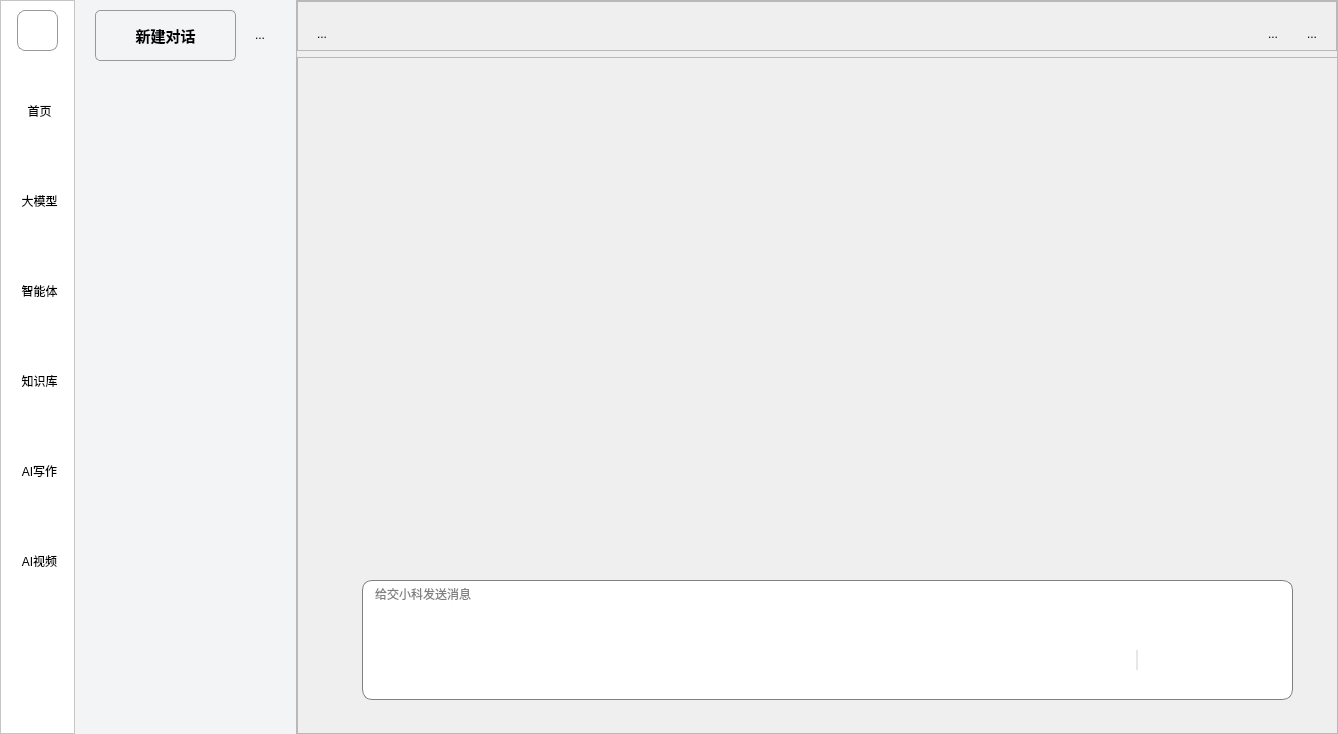
<?xml version="1.0" encoding="UTF-8"?>
<ui version="4.0">
 <class>Widget</class>
 <widget class="QWidget" name="Widget">
  <property name="geometry">
   <rect>
    <x>0</x>
    <y>0</y>
    <width>1338</width>
    <height>734</height>
   </rect>
  </property>
  <property name="minimumSize">
   <size>
    <width>1338</width>
    <height>734</height>
   </size>
  </property>
  <property name="windowTitle">
   <string>Widget</string>
  </property>
  <layout class="QHBoxLayout" name="horizontalLayout">
   <property name="spacing">
    <number>0</number>
   </property>
   <property name="leftMargin">
    <number>0</number>
   </property>
   <property name="topMargin">
    <number>0</number>
   </property>
   <property name="rightMargin">
    <number>0</number>
   </property>
   <property name="bottomMargin">
    <number>0</number>
   </property>
   <item>
    <widget class="QFrame" name="frame_2">
     <property name="minimumSize">
      <size>
       <width>75</width>
       <height>734</height>
      </size>
     </property>
     <property name="maximumSize">
      <size>
       <width>75</width>
       <height>16777215</height>
      </size>
     </property>
     <property name="styleSheet">
      <string notr="true">background-color: #FFFFFF;</string>
     </property>
     <property name="frameShape">
      <enum>QFrame::StyledPanel</enum>
     </property>
     <property name="frameShadow">
      <enum>QFrame::Raised</enum>
     </property>
     <property name="lineWidth">
      <number>2</number>
     </property>
     <layout class="QVBoxLayout" name="verticalLayout">
      <property name="spacing">
       <number>25</number>
      </property>
      <property name="leftMargin">
       <number>11</number>
      </property>
      <property name="rightMargin">
       <number>11</number>
      </property>
      <item alignment="Qt::AlignHCenter|Qt::AlignVCenter">
       <widget class="QPushButton" name="pushButton_4">
        <property name="minimumSize">
         <size>
          <width>41</width>
          <height>41</height>
         </size>
        </property>
        <property name="maximumSize">
         <size>
          <width>41</width>
          <height>41</height>
         </size>
        </property>
        <property name="styleSheet">
         <string notr="true">border: 1px solid #999;
border-radius: 8px;
</string>
        </property>
        <property name="text">
         <string/>
        </property>
        <property name="icon">
         <iconset resource="resource.qrc">
          <normaloff>:/pic/20250815090415.png</normaloff>:/pic/20250815090415.png</iconset>
        </property>
        <property name="iconSize">
         <size>
          <width>30</width>
          <height>30</height>
         </size>
        </property>
       </widget>
      </item>
      <item alignment="Qt::AlignHCenter|Qt::AlignVCenter">
       <widget class="QToolButton" name="toolButton_3">
        <property name="minimumSize">
         <size>
          <width>55</width>
          <height>65</height>
         </size>
        </property>
        <property name="cursor">
         <cursorShape>ArrowCursor</cursorShape>
        </property>
        <property name="styleSheet">
         <string notr="true">/* border: 1px solid #999; */
QToolButton {
    /* * 正常状态：
     * 1. 背景色设为透明
     * 2. 移除默认边框
     */
    background-color: transparent;
    border: none;
    border-radius: 8px; /* 保留您的圆角 */
	padding-top: 5px;
}
QToolButton:hover {
    background-color: #EBEBEB;
border: 1px solid #CCCCCC;
padding-top: 5px;
}</string>
        </property>
        <property name="text">
         <string>首页</string>
        </property>
        <property name="icon">
         <iconset resource="resource.qrc">
          <normaloff>:/pic/img/切图 79@2x.png</normaloff>:/pic/img/切图 79@2x.png</iconset>
        </property>
        <property name="iconSize">
         <size>
          <width>30</width>
          <height>30</height>
         </size>
        </property>
        <property name="toolButtonStyle">
         <enum>Qt::ToolButtonTextUnderIcon</enum>
        </property>
       </widget>
      </item>
      <item>
       <widget class="QToolButton" name="toolButton">
        <property name="minimumSize">
         <size>
          <width>55</width>
          <height>65</height>
         </size>
        </property>
        <property name="styleSheet">
         <string notr="true">/* border: 1px solid #999; */
QToolButton {
    /* * 正常状态：
     * 1. 背景色设为透明
     * 2. 移除默认边框
     */
    background-color: transparent;
    border: none;
    border-radius: 8px; /* 保留您的圆角 */
	padding-top: 5px;
}
QToolButton:hover {
    background-color: #EBEBEB;
border: 1px solid #CCCCCC;
padding-top: 5px;
}</string>
        </property>
        <property name="text">
         <string>大模型</string>
        </property>
        <property name="icon">
         <iconset resource="resource.qrc">
          <normaloff>:/pic/img/切图 59@2x.png</normaloff>:/pic/img/切图 59@2x.png</iconset>
        </property>
        <property name="iconSize">
         <size>
          <width>30</width>
          <height>30</height>
         </size>
        </property>
        <property name="toolButtonStyle">
         <enum>Qt::ToolButtonTextUnderIcon</enum>
        </property>
       </widget>
      </item>
      <item>
       <widget class="QToolButton" name="toolButton_2">
        <property name="minimumSize">
         <size>
          <width>55</width>
          <height>65</height>
         </size>
        </property>
        <property name="styleSheet">
         <string notr="true">/* border: 1px solid #999; */
QToolButton {
    /* * 正常状态：
     * 1. 背景色设为透明
     * 2. 移除默认边框
     */
    background-color: transparent;
    border: none;
    border-radius: 8px; /* 保留您的圆角 */
	padding-top: 5px;
}
QToolButton:hover {
    background-color: #EBEBEB;
border: 1px solid #CCCCCC;
padding-top: 5px;
}</string>
        </property>
        <property name="text">
         <string>智能体</string>
        </property>
        <property name="icon">
         <iconset resource="resource.qrc">
          <normaloff>:/pic/img/切图 61@2x.png</normaloff>:/pic/img/切图 61@2x.png</iconset>
        </property>
        <property name="iconSize">
         <size>
          <width>32</width>
          <height>32</height>
         </size>
        </property>
        <property name="toolButtonStyle">
         <enum>Qt::ToolButtonTextUnderIcon</enum>
        </property>
       </widget>
      </item>
      <item>
       <widget class="QToolButton" name="toolButton_4">
        <property name="minimumSize">
         <size>
          <width>55</width>
          <height>65</height>
         </size>
        </property>
        <property name="styleSheet">
         <string notr="true">/* border: 1px solid #999; */
QToolButton {
    /* * 正常状态：
     * 1. 背景色设为透明
     * 2. 移除默认边框
     */
    background-color: transparent;
    border: none;
    border-radius: 8px; /* 保留您的圆角 */
	padding-top: 5px;
}
QToolButton:hover {
    background-color: #EBEBEB;
border: 1px solid #CCCCCC;
padding-top: 5px;
}</string>
        </property>
        <property name="text">
         <string>知识库</string>
        </property>
        <property name="icon">
         <iconset resource="resource.qrc">
          <normaloff>:/pic/img/切图 60@2x.png</normaloff>:/pic/img/切图 60@2x.png</iconset>
        </property>
        <property name="iconSize">
         <size>
          <width>32</width>
          <height>32</height>
         </size>
        </property>
        <property name="toolButtonStyle">
         <enum>Qt::ToolButtonTextUnderIcon</enum>
        </property>
       </widget>
      </item>
      <item>
       <widget class="QToolButton" name="toolButton_5">
        <property name="minimumSize">
         <size>
          <width>55</width>
          <height>65</height>
         </size>
        </property>
        <property name="styleSheet">
         <string notr="true">/* border: 1px solid #999; */
QToolButton {
    /* * 正常状态：
     * 1. 背景色设为透明
     * 2. 移除默认边框
     */
    background-color: transparent;
    border: none;
    border-radius: 8px; /* 保留您的圆角 */
	padding-top: 5px;
}
QToolButton:hover {
    background-color: #EBEBEB;
border: 1px solid #CCCCCC;
padding-top: 5px;
}</string>
        </property>
        <property name="text">
         <string>AI写作</string>
        </property>
        <property name="icon">
         <iconset resource="resource.qrc">
          <normaloff>:/pic/img/切图 62@2x.png</normaloff>:/pic/img/切图 62@2x.png</iconset>
        </property>
        <property name="iconSize">
         <size>
          <width>32</width>
          <height>32</height>
         </size>
        </property>
        <property name="toolButtonStyle">
         <enum>Qt::ToolButtonTextUnderIcon</enum>
        </property>
       </widget>
      </item>
      <item>
       <widget class="QToolButton" name="toolButton_6">
        <property name="minimumSize">
         <size>
          <width>55</width>
          <height>65</height>
         </size>
        </property>
        <property name="styleSheet">
         <string notr="true">/* border: 1px solid #999; */
QToolButton {
    /* * 正常状态：
     * 1. 背景色设为透明
     * 2. 移除默认边框
     */
    background-color: transparent;
    border: none;
    border-radius: 8px; /* 保留您的圆角 */
	padding-top: 5px;
}
QToolButton:hover {
    background-color: #EBEBEB;
border: 1px solid #CCCCCC;
padding-top: 5px;
}</string>
        </property>
        <property name="text">
         <string>AI视频</string>
        </property>
        <property name="icon">
         <iconset resource="resource.qrc">
          <normaloff>:/pic/img/切图 63@2x.png</normaloff>:/pic/img/切图 63@2x.png</iconset>
        </property>
        <property name="iconSize">
         <size>
          <width>32</width>
          <height>32</height>
         </size>
        </property>
        <property name="toolButtonStyle">
         <enum>Qt::ToolButtonTextUnderIcon</enum>
        </property>
       </widget>
      </item>
      <item>
       <spacer name="verticalSpacer">
        <property name="orientation">
         <enum>Qt::Vertical</enum>
        </property>
        <property name="sizeHint" stdset="0">
         <size>
          <width>20</width>
          <height>40</height>
         </size>
        </property>
       </spacer>
      </item>
     </layout>
    </widget>
   </item>
   <item>
    <widget class="QWidget" name="widget_3" native="true">
     <property name="minimumSize">
      <size>
       <width>221</width>
       <height>734</height>
      </size>
     </property>
     <property name="maximumSize">
      <size>
       <width>221</width>
       <height>16777215</height>
      </size>
     </property>
     <property name="styleSheet">
      <string notr="true">background-color: rgb(243, 244, 246);</string>
     </property>
     <widget class="QToolButton" name="newChatBtn">
      <property name="geometry">
       <rect>
        <x>20</x>
        <y>10</y>
        <width>141</width>
        <height>51</height>
       </rect>
      </property>
      <property name="font">
       <font>
        <pointsize>11</pointsize>
        <bold>true</bold>
       </font>
      </property>
      <property name="cursor">
       <cursorShape>PointingHandCursor</cursorShape>
      </property>
      <property name="layoutDirection">
       <enum>Qt::LeftToRight</enum>
      </property>
      <property name="styleSheet">
       <string notr="true">border: 1px solid #999;
        border-radius: 5px;</string>
      </property>
      <property name="text">
       <string>新建对话</string>
      </property>
      <property name="icon">
       <iconset resource="resource.qrc">
        <normaloff>:/pic/4115237-add-plus_114047.png</normaloff>:/pic/4115237-add-plus_114047.png</iconset>
      </property>
      <property name="iconSize">
       <size>
        <width>27</width>
        <height>27</height>
       </size>
      </property>
      <property name="toolButtonStyle">
       <enum>Qt::ToolButtonTextBesideIcon</enum>
      </property>
      <property name="autoRaise">
       <bool>false</bool>
      </property>
     </widget>
     <widget class="QToolButton" name="toolButton_8">
      <property name="geometry">
       <rect>
        <x>170</x>
        <y>20</y>
        <width>30</width>
        <height>30</height>
       </rect>
      </property>
      <property name="minimumSize">
       <size>
        <width>30</width>
        <height>30</height>
       </size>
      </property>
      <property name="cursor">
       <cursorShape>PointingHandCursor</cursorShape>
      </property>
      <property name="styleSheet">
       <string notr="true">border-radius: 8px;</string>
      </property>
      <property name="text">
       <string>...</string>
      </property>
      <property name="icon">
       <iconset resource="resource.qrc">
        <normaloff>:/pic/img/切图 65@2x.png</normaloff>:/pic/img/切图 65@2x.png</iconset>
      </property>
      <property name="iconSize">
       <size>
        <width>27</width>
        <height>27</height>
       </size>
      </property>
     </widget>
     <widget class="QListWidget" name="sessionList">
      <property name="geometry">
       <rect>
        <x>10</x>
        <y>220</y>
        <width>201</width>
        <height>501</height>
       </rect>
      </property>
      <property name="font">
       <font>
        <pointsize>12</pointsize>
       </font>
      </property>
      <property name="styleSheet">
       <string notr="true">border: none</string>
      </property>
     </widget>
    </widget>
   </item>
   <item>
    <widget class="QFrame" name="frame_3">
     <property name="minimumSize">
      <size>
       <width>1042</width>
       <height>734</height>
      </size>
     </property>
     <property name="frameShape">
      <enum>QFrame::StyledPanel</enum>
     </property>
     <property name="frameShadow">
      <enum>QFrame::Raised</enum>
     </property>
     <layout class="QVBoxLayout" name="verticalLayout_3">
      <property name="leftMargin">
       <number>0</number>
      </property>
      <property name="topMargin">
       <number>0</number>
      </property>
      <property name="rightMargin">
       <number>0</number>
      </property>
      <property name="bottomMargin">
       <number>0</number>
      </property>
      <item>
       <widget class="QFrame" name="frame_6">
        <property name="sizePolicy">
         <sizepolicy hsizetype="Preferred" vsizetype="Preferred">
          <horstretch>0</horstretch>
          <verstretch>0</verstretch>
         </sizepolicy>
        </property>
        <property name="minimumSize">
         <size>
          <width>0</width>
          <height>50</height>
         </size>
        </property>
        <property name="frameShape">
         <enum>QFrame::StyledPanel</enum>
        </property>
        <property name="frameShadow">
         <enum>QFrame::Raised</enum>
        </property>
        <layout class="QHBoxLayout" name="horizontalLayout_2">
         <property name="spacing">
          <number>9</number>
         </property>
         <property name="topMargin">
          <number>17</number>
         </property>
         <item>
          <widget class="QToolButton" name="toolButton_9">
           <property name="minimumSize">
            <size>
             <width>30</width>
             <height>30</height>
            </size>
           </property>
           <property name="maximumSize">
            <size>
             <width>30</width>
             <height>30</height>
            </size>
           </property>
           <property name="cursor">
            <cursorShape>PointingHandCursor</cursorShape>
           </property>
           <property name="styleSheet">
            <string notr="true">border-radius: 8px;</string>
           </property>
           <property name="text">
            <string>...</string>
           </property>
           <property name="icon">
            <iconset resource="resource.qrc">
             <normaloff>:/pic/img/切图 65@2x.png</normaloff>:/pic/img/切图 65@2x.png</iconset>
           </property>
           <property name="iconSize">
            <size>
             <width>27</width>
             <height>27</height>
            </size>
           </property>
          </widget>
         </item>
         <item>
          <spacer name="horizontalSpacer">
           <property name="orientation">
            <enum>Qt::Horizontal</enum>
           </property>
           <property name="sizeHint" stdset="0">
            <size>
             <width>40</width>
             <height>20</height>
            </size>
           </property>
          </spacer>
         </item>
         <item>
          <widget class="QToolButton" name="toolButton_7">
           <property name="minimumSize">
            <size>
             <width>30</width>
             <height>30</height>
            </size>
           </property>
           <property name="styleSheet">
            <string notr="true">    background-color: transparent;
    border: none;</string>
           </property>
           <property name="text">
            <string>...</string>
           </property>
           <property name="icon">
            <iconset resource="resource.qrc">
             <normaloff>:/pic/img/切图 67@2x.png</normaloff>:/pic/img/切图 67@2x.png</iconset>
           </property>
           <property name="iconSize">
            <size>
             <width>30</width>
             <height>30</height>
            </size>
           </property>
          </widget>
         </item>
         <item>
          <widget class="QToolButton" name="toolButton_10">
           <property name="minimumSize">
            <size>
             <width>30</width>
             <height>30</height>
            </size>
           </property>
           <property name="styleSheet">
            <string notr="true">    background-color: transparent;
    border: none;</string>
           </property>
           <property name="text">
            <string>...</string>
           </property>
           <property name="icon">
            <iconset resource="resource.qrc">
             <normaloff>:/pic/img/切图 68@2x.png</normaloff>:/pic/img/切图 68@2x.png</iconset>
           </property>
           <property name="iconSize">
            <size>
             <width>30</width>
             <height>30</height>
            </size>
           </property>
          </widget>
         </item>
        </layout>
       </widget>
      </item>
      <item>
       <widget class="QFrame" name="frame_4">
        <property name="minimumSize">
         <size>
          <width>1042</width>
          <height>684</height>
         </size>
        </property>
        <property name="maximumSize">
         <size>
          <width>16777215</width>
          <height>16777215</height>
         </size>
        </property>
        <property name="frameShape">
         <enum>QFrame::StyledPanel</enum>
        </property>
        <property name="frameShadow">
         <enum>QFrame::Raised</enum>
        </property>
        <layout class="QVBoxLayout" name="verticalLayout_2">
         <item>
          <widget class="ChatWidget" name="listWidget">
           <property name="sizePolicy">
            <sizepolicy hsizetype="Expanding" vsizetype="Expanding">
             <horstretch>0</horstretch>
             <verstretch>0</verstretch>
            </sizepolicy>
           </property>
           <property name="minimumSize">
            <size>
             <width>951</width>
             <height>442</height>
            </size>
           </property>
           <property name="maximumSize">
            <size>
             <width>16777215</width>
             <height>16777215</height>
            </size>
           </property>
           <property name="styleSheet">
            <string notr="true">/* border: 1px solid gray;设置边框的粗细，以及颜色 */
border-radius: 10px;/*设置圆角的大小*/
background: transparent;</string>
           </property>
           <property name="spacing">
            <number>5</number>
           </property>
          </widget>
         </item>
         <item alignment="Qt::AlignHCenter">
          <widget class="QWidget" name="widget" native="true">
           <property name="minimumSize">
            <size>
             <width>991</width>
             <height>171</height>
            </size>
           </property>
           <widget class="QFrame" name="frame">
            <property name="geometry">
             <rect>
              <x>800</x>
              <y>90</y>
              <width>31</width>
              <height>20</height>
             </rect>
            </property>
            <property name="minimumSize">
             <size>
              <width>31</width>
              <height>20</height>
             </size>
            </property>
            <property name="maximumSize">
             <size>
              <width>16777215</width>
              <height>20</height>
             </size>
            </property>
            <property name="styleSheet">
             <string notr="true">color: rgb(231, 231, 231);</string>
            </property>
            <property name="frameShape">
             <enum>QFrame::VLine</enum>
            </property>
            <property name="frameShadow">
             <enum>QFrame::Plain</enum>
            </property>
            <property name="lineWidth">
             <number>2</number>
            </property>
           </widget>
           <widget class="QPushButton" name="pushButton_3">
            <property name="geometry">
             <rect>
              <x>700</x>
              <y>80</y>
              <width>38</width>
              <height>38</height>
             </rect>
            </property>
            <property name="minimumSize">
             <size>
              <width>38</width>
              <height>38</height>
             </size>
            </property>
            <property name="maximumSize">
             <size>
              <width>38</width>
              <height>38</height>
             </size>
            </property>
            <property name="cursor">
             <cursorShape>PointingHandCursor</cursorShape>
            </property>
            <property name="styleSheet">
             <string notr="true">border-radius: 19px; 
color:white;</string>
            </property>
            <property name="text">
             <string/>
            </property>
            <property name="icon">
             <iconset resource="resource.qrc">
              <normaloff>:/pic/cd5da85fac8a117d.png</normaloff>:/pic/cd5da85fac8a117d.png</iconset>
            </property>
            <property name="iconSize">
             <size>
              <width>25</width>
              <height>25</height>
             </size>
            </property>
           </widget>
           <widget class="QPushButton" name="pushButton_2">
            <property name="geometry">
             <rect>
              <x>750</x>
              <y>80</y>
              <width>38</width>
              <height>38</height>
             </rect>
            </property>
            <property name="minimumSize">
             <size>
              <width>38</width>
              <height>38</height>
             </size>
            </property>
            <property name="maximumSize">
             <size>
              <width>38</width>
              <height>38</height>
             </size>
            </property>
            <property name="cursor">
             <cursorShape>PointingHandCursor</cursorShape>
            </property>
            <property name="styleSheet">
             <string notr="true">border-radius: 19px; 
color:white;</string>
            </property>
            <property name="text">
             <string/>
            </property>
            <property name="icon">
             <iconset resource="resource.qrc">
              <normaloff>:/pic/landscape_114863.png</normaloff>:/pic/landscape_114863.png</iconset>
            </property>
            <property name="iconSize">
             <size>
              <width>25</width>
              <height>25</height>
             </size>
            </property>
           </widget>
           <widget class="QTextEdit" name="chatEdit">
            <property name="geometry">
             <rect>
              <x>40</x>
              <y>20</y>
              <width>931</width>
              <height>120</height>
             </rect>
            </property>
            <property name="sizePolicy">
             <sizepolicy hsizetype="Preferred" vsizetype="Preferred">
              <horstretch>0</horstretch>
              <verstretch>0</verstretch>
             </sizepolicy>
            </property>
            <property name="minimumSize">
             <size>
              <width>0</width>
              <height>120</height>
             </size>
            </property>
            <property name="maximumSize">
             <size>
              <width>931</width>
              <height>120</height>
             </size>
            </property>
            <property name="styleSheet">
             <string notr="true">border: 1px solid gray;/*设置边框的粗细，以及颜色*/
border-radius: 10px;/*设置圆角的大小*/
padding: 0 8px;/*如果没有内容光标在开始往后移动0.8像素点*/
background: white;
   </string>
            </property>
            <property name="placeholderText">
             <string>给交小科发送消息</string>
            </property>
           </widget>
           <widget class="QPushButton" name="pushButton">
            <property name="geometry">
             <rect>
              <x>850</x>
              <y>80</y>
              <width>38</width>
              <height>38</height>
             </rect>
            </property>
            <property name="sizePolicy">
             <sizepolicy hsizetype="Fixed" vsizetype="Fixed">
              <horstretch>0</horstretch>
              <verstretch>0</verstretch>
             </sizepolicy>
            </property>
            <property name="minimumSize">
             <size>
              <width>38</width>
              <height>38</height>
             </size>
            </property>
            <property name="maximumSize">
             <size>
              <width>38</width>
              <height>38</height>
             </size>
            </property>
            <property name="cursor">
             <cursorShape>PointingHandCursor</cursorShape>
            </property>
            <property name="styleSheet">
             <string notr="true">border-radius: 19px;  /* 半径值，设置为宽度/高度的一半 */
/*  border: 2px solid #999; */
color: white;
/*background-color: rgb(224, 224, 224); */</string>
            </property>
            <property name="text">
             <string/>
            </property>
            <property name="icon">
             <iconset resource="resource.qrc">
              <normaloff>:/pic/img/切图 72@2x.png</normaloff>:/pic/img/切图 72@2x.png</iconset>
            </property>
            <property name="iconSize">
             <size>
              <width>25</width>
              <height>25</height>
             </size>
            </property>
           </widget>
           <zorder>chatEdit</zorder>
           <zorder>frame</zorder>
           <zorder>pushButton_3</zorder>
           <zorder>pushButton_2</zorder>
           <zorder>pushButton</zorder>
          </widget>
         </item>
        </layout>
       </widget>
      </item>
     </layout>
    </widget>
   </item>
  </layout>
 </widget>
 <customwidgets>
  <customwidget>
   <class>ChatWidget</class>
   <extends>QListWidget</extends>
   <header location="global">chatwidget.h</header>
  </customwidget>
 </customwidgets>
 <resources>
  <include location="resource.qrc"/>
 </resources>
 <connections/>
</ui>
